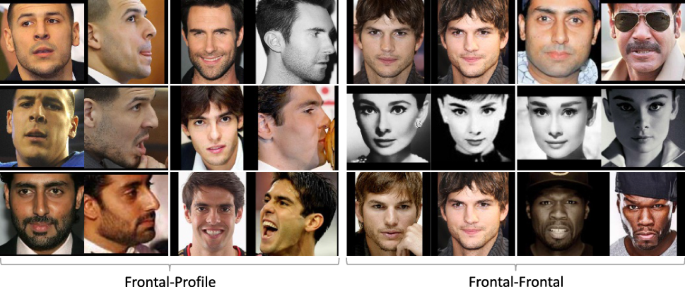
#> input picture assets/many.png, 685 x 287 px
$ python app.py
#> lines starting #> are read from the running program, lines starting #| are printed output that depends on the picture; after the words box and inside, x2 and y2 are one past the last pixel; in counts of white or black regions, pixels touching at a corner belong together
import cv2
from random import randrange
#step 1
#load some pretrained data on frontals from opencv
trained_face_data = cv2.CascadeClassifier("haarcascade_frontalface_default.xml")

#choose an image to detect faces in
img = cv2.imread('assets/many.png')
#> img is the input picture: shape (287, 685, 3); mean B, G, R 107.3, 117.7, 136.1
#img = cv2.resize(img,(340, 220))
#convert to black and white images
black_and_white = cv2.cvtColor(img, cv2.COLOR_BGR2GRAY)
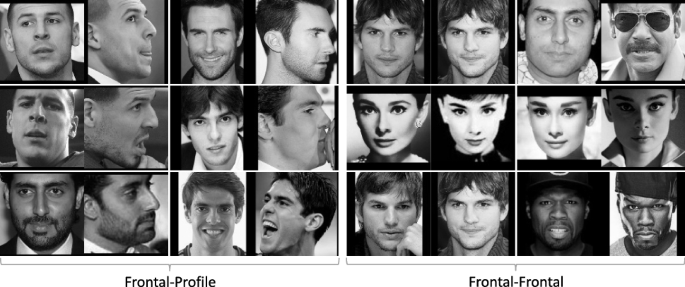
#> black_and_white: shape (287, 685); min 0, max 255, mean 122

#DETECT faces
face_coordinate = trained_face_data.detectMultiScale(black_and_white,3) #multiscale helps check multiple appearences
#> face_coordinate = [[174, 4, 72, 72], [351, 7, 72, 72], [435, 6, 72, 72], [348, 83, 72, 72], [436, 85, 72, 72], [519, 86, 72, 72], [6, 167, 72, 72], [236, 174, 72, 72], [434, 178, 72, 72], [522, 176, 72, 72], [356, 178, 72, 72]]

#print(face_coordinate) #[[106  49 172 172]] [upper left hand, width and height]

#draw rectangles aroun the faces
for (x_coord, y_coord, width, height) in face_coordinate:
    cv2.rectangle(img,(x_coord ,y_coord ),(x_coord+width ,y_coord+height ), (0,randrange(256),255), 4)
#> this loop made 11 passes
#> (x_coord, y_coord) on passes 1 to 11: (174, 4), (351, 7), (435, 6), (348, 83), (436, 85), (519, 86), (6, 167), (236, 174), (434, 178), (522, 176), (356, 178)
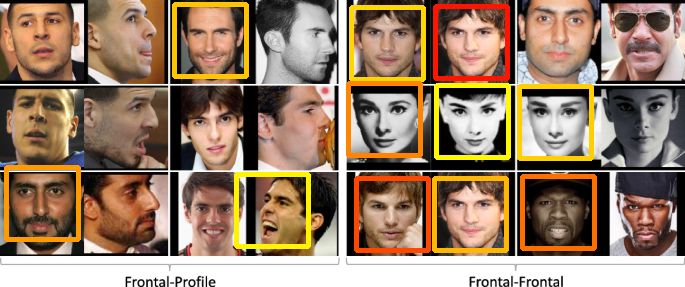
#> img: shape (287, 685, 3); 7.95% of pixels changed, all inside (x1, y1, x2, y2) = (4, 2, 597, 253)

""" another way to loop
for i in range(len(face_coordinate)):
    (x_coord, y_coord, width, height)= face_coordinate[i]
    cv2.rectangle(img,(x_coord ,y_coord ),(x_coord+width ,y_coord+height ), (0,0,255), 4)
"""

#------------------------------------------------#
#detect faces on a video


cv2.imshow('martin junior',img)
#cv2.imshow('martin junior',black_and_white)

#helps wait until a key is pressed
cv2.waitKey()


print("code completed")

$ run again, with assets/man.png copied over assets/many.png
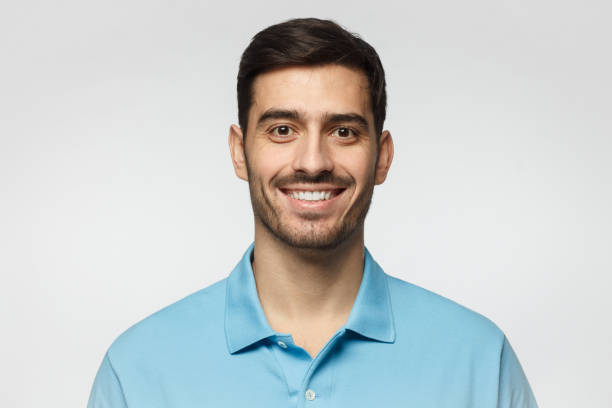
#> input picture assets/man.png, 612 x 408 px
#> img is the input picture: shape (408, 612, 3); mean B, G, R 205.3, 205.3, 200.5
#> `black_and_white = cv2.cvtColor(img, cv2.COLOR_BGR2GRAY)`:
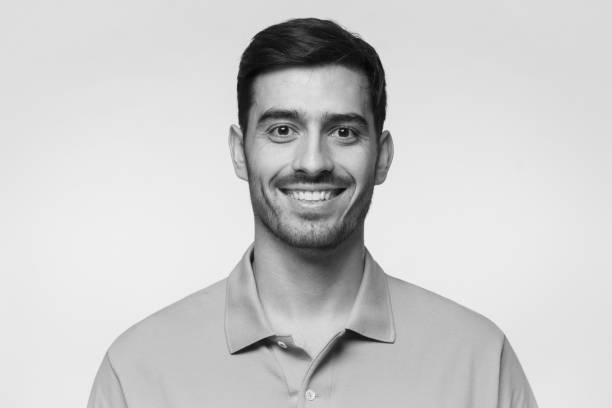
#> black_and_white: shape (408, 612); min 3, max 252, mean 203.8
#> face_coordinate = [[202, 41, 216, 216]]
#> the loop `for (x_coord, y_coord, width, height) in face_coordinate:` made 1 pass
#> after the loop `for (x_coord, y_coord, width, height) in face_coordinate:`:
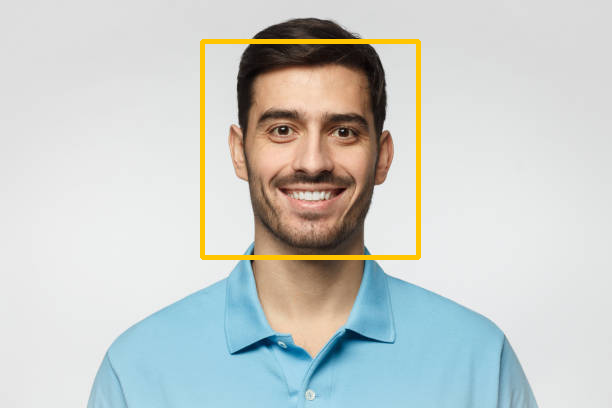
#> img: shape (408, 612, 3); 1.73% of pixels changed, all inside (x1, y1, x2, y2) = (200, 39, 421, 260)

$ run again, with assets/profil.png copied over assets/many.png
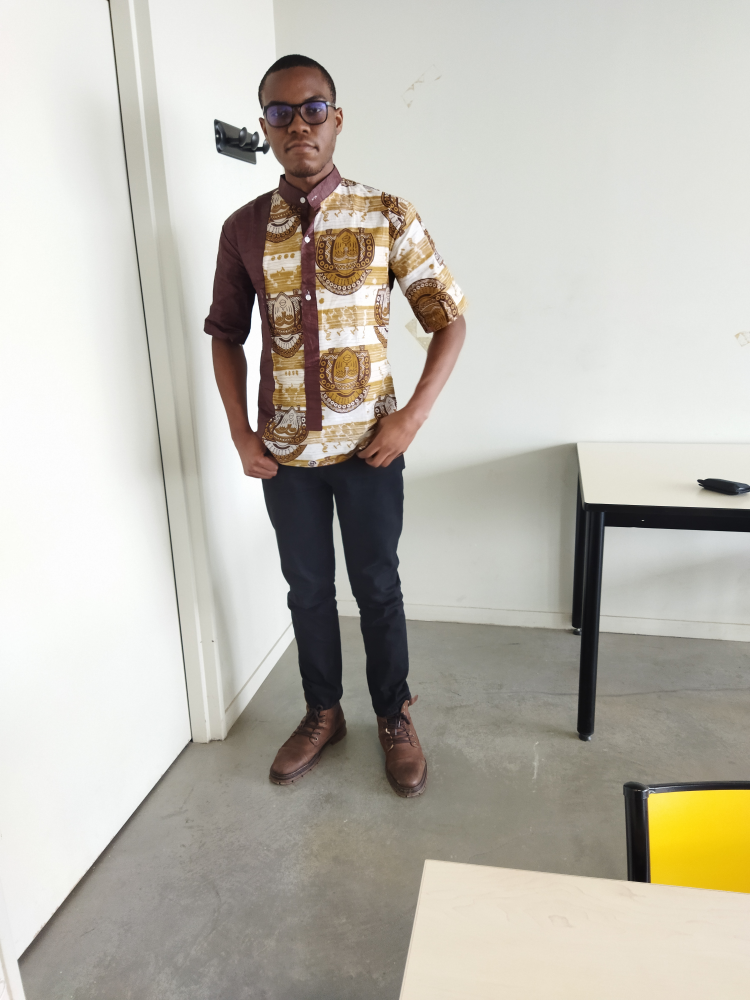
#> input picture assets/profil.png, 3000 x 4000 px (shown at 1/4 size)
#> img is the input picture: shape (4000, 3000, 3); mean B, G, R 176.3, 185.6, 189.2
#> `black_and_white = cv2.cvtColor(img, cv2.COLOR_BGR2GRAY)`:
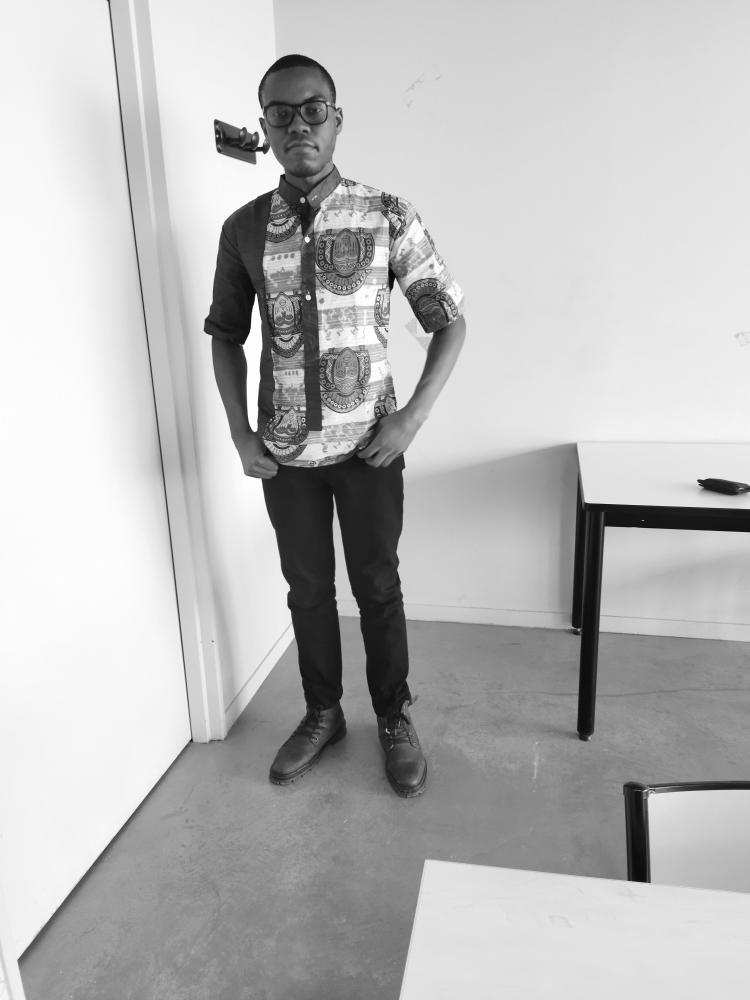
#> black_and_white: shape (4000, 3000) (shown at 1/4 size); min 0, max 255, mean 185.6
#> face_coordinate = ()
